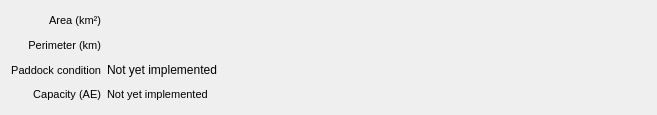
<?xml version="1.0" encoding="UTF-8"?>
<ui version="4.0">
 <class>Form</class>
 <widget class="QWidget" name="Form">
  <property name="geometry">
   <rect>
    <x>0</x>
    <y>0</y>
    <width>657</width>
    <height>115</height>
   </rect>
  </property>
  <property name="windowTitle">
   <string>Form</string>
  </property>
  <layout class="QVBoxLayout" name="verticalLayout">
   <item>
    <layout class="QGridLayout" name="gridLayout">
     <property name="sizeConstraint">
      <enum>QLayout::SetMaximumSize</enum>
     </property>
     <item row="1" column="0">
      <widget class="QLabel" name="perimeterLabel">
       <property name="sizePolicy">
        <sizepolicy hsizetype="Minimum" vsizetype="Minimum">
         <horstretch>0</horstretch>
         <verstretch>0</verstretch>
        </sizepolicy>
       </property>
       <property name="font">
        <font>
         <pointsize>8</pointsize>
        </font>
       </property>
       <property name="text">
        <string notr="true">Perimeter (km)</string>
       </property>
       <property name="alignment">
        <set>Qt::AlignRight|Qt::AlignTrailing|Qt::AlignVCenter</set>
       </property>
      </widget>
     </item>
     <item row="0" column="1">
      <widget class="QLabel" name="areaText">
       <property name="sizePolicy">
        <sizepolicy hsizetype="Expanding" vsizetype="Minimum">
         <horstretch>0</horstretch>
         <verstretch>0</verstretch>
        </sizepolicy>
       </property>
       <property name="font">
        <font>
         <pointsize>8</pointsize>
        </font>
       </property>
       <property name="text">
        <string/>
       </property>
      </widget>
     </item>
     <item row="2" column="0">
      <widget class="QLabel" name="conditionLabel">
       <property name="sizePolicy">
        <sizepolicy hsizetype="Minimum" vsizetype="Minimum">
         <horstretch>0</horstretch>
         <verstretch>0</verstretch>
        </sizepolicy>
       </property>
       <property name="font">
        <font>
         <pointsize>8</pointsize>
        </font>
       </property>
       <property name="text">
        <string notr="true">Paddock condition</string>
       </property>
       <property name="alignment">
        <set>Qt::AlignRight|Qt::AlignTrailing|Qt::AlignVCenter</set>
       </property>
      </widget>
     </item>
     <item row="1" column="1">
      <widget class="QLabel" name="perimeterText">
       <property name="sizePolicy">
        <sizepolicy hsizetype="Expanding" vsizetype="Minimum">
         <horstretch>0</horstretch>
         <verstretch>0</verstretch>
        </sizepolicy>
       </property>
       <property name="font">
        <font>
         <pointsize>8</pointsize>
        </font>
       </property>
       <property name="text">
        <string/>
       </property>
      </widget>
     </item>
     <item row="3" column="0">
      <widget class="QLabel" name="capacityLabel">
       <property name="sizePolicy">
        <sizepolicy hsizetype="Minimum" vsizetype="Minimum">
         <horstretch>0</horstretch>
         <verstretch>0</verstretch>
        </sizepolicy>
       </property>
       <property name="font">
        <font>
         <pointsize>8</pointsize>
        </font>
       </property>
       <property name="text">
        <string>Capacity (AE)</string>
       </property>
       <property name="alignment">
        <set>Qt::AlignRight|Qt::AlignTrailing|Qt::AlignVCenter</set>
       </property>
      </widget>
     </item>
     <item row="3" column="1">
      <widget class="QLabel" name="capacityText">
       <property name="sizePolicy">
        <sizepolicy hsizetype="Expanding" vsizetype="Minimum">
         <horstretch>0</horstretch>
         <verstretch>0</verstretch>
        </sizepolicy>
       </property>
       <property name="font">
        <font>
         <pointsize>8</pointsize>
        </font>
       </property>
       <property name="text">
        <string>Not yet implemented</string>
       </property>
      </widget>
     </item>
     <item row="0" column="0">
      <widget class="QLabel" name="areaLabel">
       <property name="sizePolicy">
        <sizepolicy hsizetype="Minimum" vsizetype="Minimum">
         <horstretch>0</horstretch>
         <verstretch>0</verstretch>
        </sizepolicy>
       </property>
       <property name="font">
        <font>
         <pointsize>8</pointsize>
        </font>
       </property>
       <property name="text">
        <string notr="true">Area (km²)</string>
       </property>
       <property name="alignment">
        <set>Qt::AlignRight|Qt::AlignTrailing|Qt::AlignVCenter</set>
       </property>
      </widget>
     </item>
     <item row="2" column="1">
      <widget class="QLabel" name="conditionText">
       <property name="sizePolicy">
        <sizepolicy hsizetype="Expanding" vsizetype="Minimum">
         <horstretch>0</horstretch>
         <verstretch>0</verstretch>
        </sizepolicy>
       </property>
       <property name="text">
        <string>Not yet implemented</string>
       </property>
      </widget>
     </item>
    </layout>
   </item>
  </layout>
 </widget>
 <resources/>
 <connections/>
</ui>
